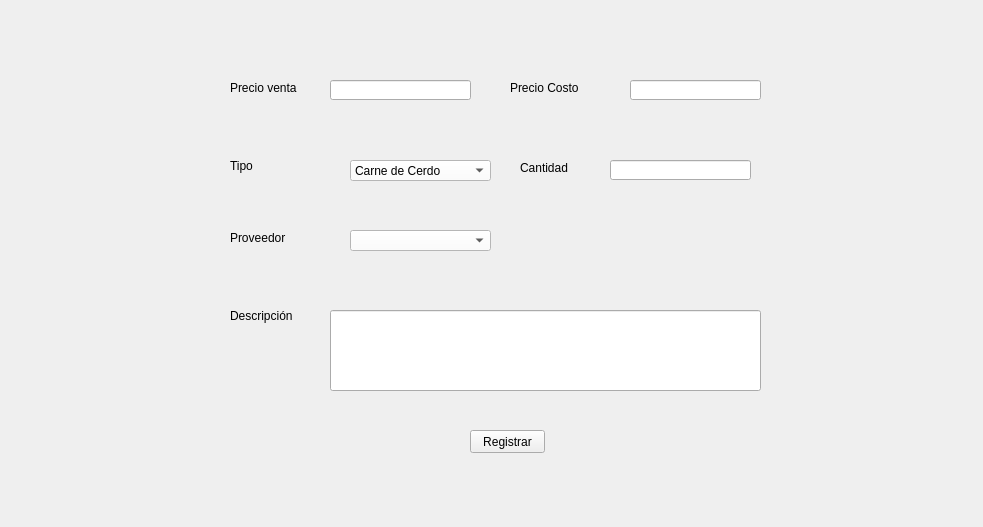
                   <widget class="QWidget" name="a_registro">
                    <property name="geometry">
                     <rect>
                      <x>0</x>
                      <y>0</y>
                      <width>983</width>
                      <height>527</height>
                     </rect>
                    </property>
                    <attribute name="label">
                     <string>Registrar nuevos Artículos</string>
                    </attribute>
                    <widget class="QLabel" name="label_17">
                     <property name="geometry">
                      <rect>
                       <x>230</x>
                       <y>300</y>
                       <width>101</width>
                       <height>31</height>
                      </rect>
                     </property>
                     <property name="text">
                      <string>Descripción</string>
                     </property>
                    </widget>
                    <widget class="QLabel" name="label_18">
                     <property name="geometry">
                      <rect>
                       <x>230</x>
                       <y>80</y>
                       <width>101</width>
                       <height>16</height>
                      </rect>
                     </property>
                     <property name="text">
                      <string>Precio venta</string>
                     </property>
                    </widget>
                    <widget class="QLabel" name="label_19">
                     <property name="geometry">
                      <rect>
                       <x>510</x>
                       <y>80</y>
                       <width>101</width>
                       <height>16</height>
                      </rect>
                     </property>
                     <property name="text">
                      <string>Precio Costo</string>
                     </property>
                    </widget>
                    <widget class="QLabel" name="label_20">
                     <property name="geometry">
                      <rect>
                       <x>520</x>
                       <y>160</y>
                       <width>101</width>
                       <height>16</height>
                      </rect>
                     </property>
                     <property name="text">
                      <string>Cantidad</string>
                     </property>
                    </widget>
                    <widget class="QLabel" name="label_22">
                     <property name="geometry">
                      <rect>
                       <x>230</x>
                       <y>150</y>
                       <width>101</width>
                       <height>31</height>
                      </rect>
                     </property>
                     <property name="text">
                      <string>Tipo</string>
                     </property>
                    </widget>
                    <widget class="QLabel" name="label_23">
                     <property name="geometry">
                      <rect>
                       <x>230</x>
                       <y>230</y>
                       <width>101</width>
                       <height>16</height>
                      </rect>
                     </property>
                     <property name="text">
                      <string>Proveedor</string>
                     </property>
                    </widget>
                    <widget class="QLineEdit" name="le_precioventa_A">
                     <property name="geometry">
                      <rect>
                       <x>330</x>
                       <y>80</y>
                       <width>141</width>
                       <height>20</height>
                      </rect>
                     </property>
                     <property name="styleSheet">
                      <string notr="true"/>
                     </property>
                     <property name="text">
                      <string/>
                     </property>
                    </widget>
                    <widget class="QLineEdit" name="le_preciocosto_A">
                     <property name="geometry">
                      <rect>
                       <x>630</x>
                       <y>80</y>
                       <width>131</width>
                       <height>20</height>
                      </rect>
                     </property>
                     <property name="styleSheet">
                      <string notr="true"/>
                     </property>
                     <property name="text">
                      <string/>
                     </property>
                    </widget>
                    <widget class="QLineEdit" name="le_cantidad_A">
                     <property name="geometry">
                      <rect>
                       <x>610</x>
                       <y>160</y>
                       <width>141</width>
                       <height>20</height>
                      </rect>
                     </property>
                     <property name="styleSheet">
                      <string notr="true"/>
                     </property>
                     <property name="text">
                      <string/>
                     </property>
                    </widget>
                    <widget class="QLineEdit" name="le_descripcion_AR">
                     <property name="geometry">
                      <rect>
                       <x>330</x>
                       <y>310</y>
                       <width>431</width>
                       <height>81</height>
                      </rect>
                     </property>
                     <property name="styleSheet">
                      <string notr="true"/>
                     </property>
                     <property name="text">
                      <string/>
                     </property>
                    </widget>
                    <widget class="QComboBox" name="cb_categoria_A">
                     <property name="geometry">
                      <rect>
                       <x>350</x>
                       <y>160</y>
                       <width>141</width>
                       <height>21</height>
                      </rect>
                     </property>
                     <property name="styleSheet">
                      <string notr="true">background-color: rgb(255, 255, 255);</string>
                     </property>
                     <item>
                      <property name="text">
                       <string>Carne de Cerdo</string>
                      </property>
                     </item>
                     <item>
                      <property name="text">
                       <string>Carne de Res</string>
                      </property>
                     </item>
                     <item>
                      <property name="text">
                       <string>Carne de Pollo</string>
                      </property>
                     </item>
                     <item>
                      <property name="text">
                       <string>Embutido de Cerdo</string>
                      </property>
                     </item>
                     <item>
                      <property name="text">
                       <string>Embutido de Res</string>
                      </property>
                     </item>
                     <item>
                      <property name="text">
                       <string>Embutido de Pollo</string>
                      </property>
                     </item>
                     <item>
                      <property name="text">
                       <string>Embutido Mixto (Cerdo, Res)</string>
                      </property>
                     </item>
                     <item>
                      <property name="text">
                       <string>Embutido Mixto (Pollo, Cerdo)</string>
                      </property>
                     </item>
                     <item>
                      <property name="text">
                       <string>Embutido Mxto (Pollo, Res)</string>
                      </property>
                     </item>
                     <item>
                      <property name="text">
                       <string>Frutas y verduras</string>
                      </property>
                     </item>
                    </widget>
                    <widget class="QPushButton" name="bt_registrar_A">
                     <property name="geometry">
                      <rect>
                       <x>470</x>
                       <y>430</y>
                       <width>75</width>
                       <height>23</height>
                      </rect>
                     </property>
                     <property name="text">
                      <string>Registrar</string>
                     </property>
                    </widget>
                    <widget class="QComboBox" name="cb_proveedor_A">
                     <property name="geometry">
                      <rect>
                       <x>350</x>
                       <y>230</y>
                       <width>141</width>
                       <height>21</height>
                      </rect>
                     </property>
                     <property name="styleSheet">
                      <string notr="true">background-color: rgb(255, 255, 255);</string>
                     </property>
                    </widget>
                   </widget>
